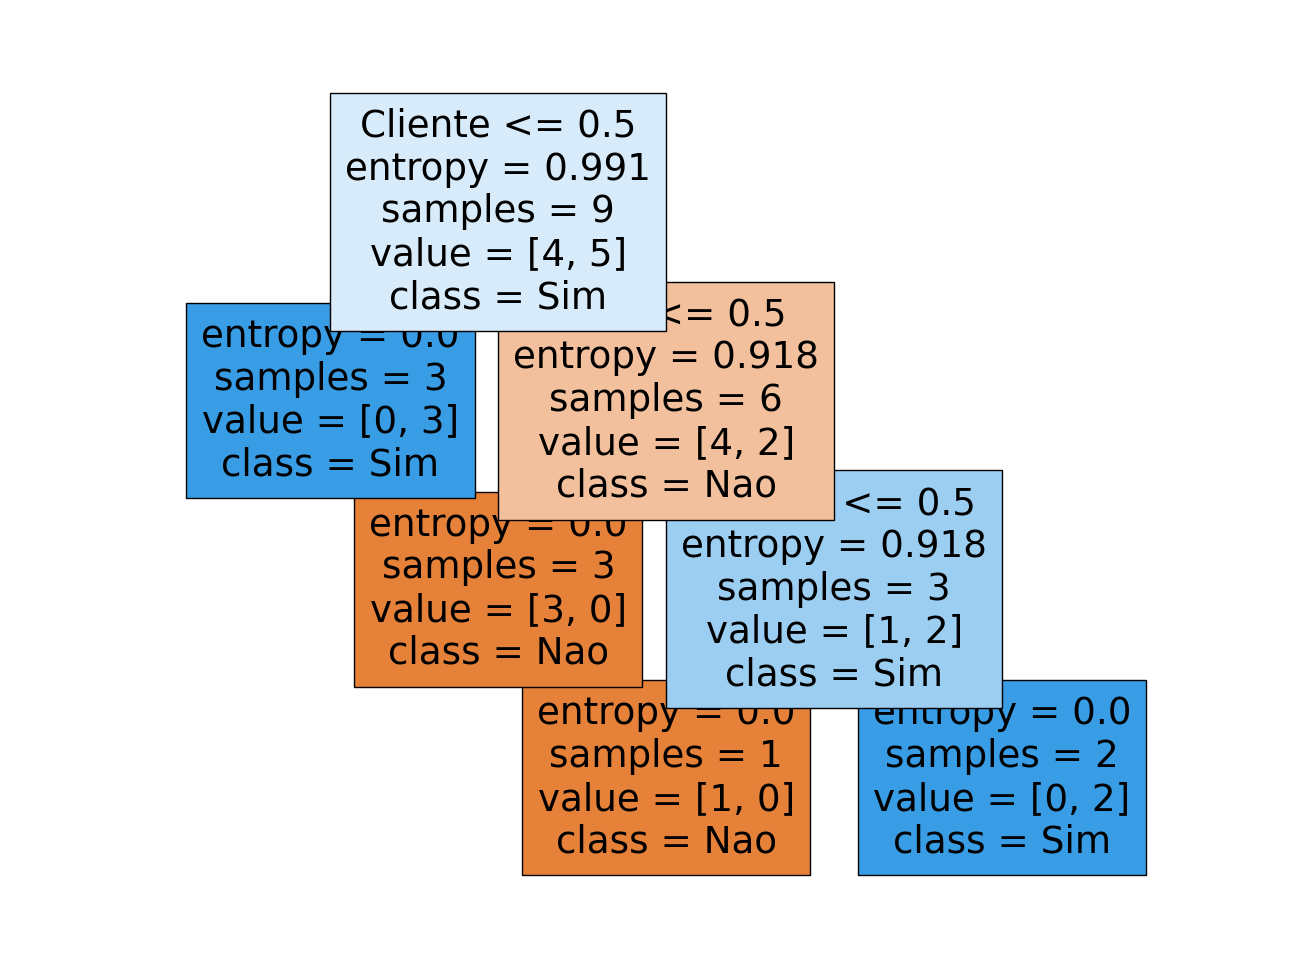

Recreate this plot in Python.
import pandas as pd
import numpy as np
import seaborn as sns
import matplotlib.pyplot as plt
import plotly.express as px
from sklearn.tree import DecisionTreeClassifier

# Importando a base de dados modificada
import pickle
with open('./restaurante_modified.pkl', 'rb') as f:
  X_treino, X_teste, y_treino, y_teste = pickle.load(f)
  
# Indica que está usando entropia
modelo = DecisionTreeClassifier(criterion='entropy')
Y = modelo.fit(X_treino, y_treino)

# Testando - Gerando previsões para ver se está certo
previsoes = modelo.predict(X_teste)

# Como sabemos que essa base já foi validada vamos partir para a execução, sem teste

# Visualização da árvore de decisão
from sklearn import tree
previsores = X_treino.columns
figura, eixos = plt.subplots(nrows=1, ncols=1, figsize=(13,13))
tree.plot_tree(modelo, feature_names=previsores, class_names = modelo.classes_, filled=True);

# Printando a árvore
plt.show()
